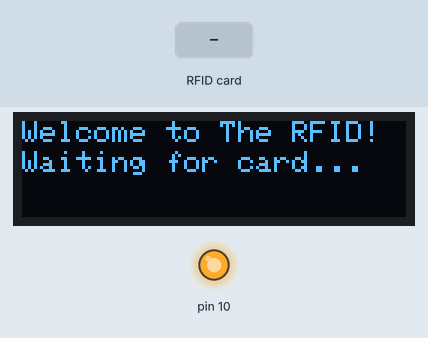
Recording of a sketch running on a simulated Arduino Uno, built with avr-gcc and run on an emulated ATmega328P. Parts: 128×32 one-colour display, output pins drawn as LEDs (lit = HIGH). The test bench sets the inputs (shaded band). The display library's start-up logo is not drawn.

Above: at 3.3 s.
3.4 s: RFID card 5E 7A 19 C4 held to the reader
At 4.8 s:
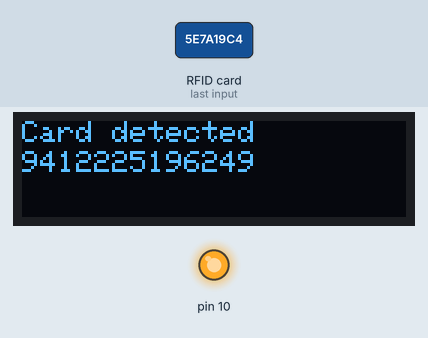
Timing chart, 0 to 6.4 s (numbered marks = the images above; inputs shaded):
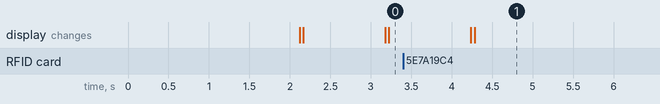

The sketch:

main.ino
```cpp
#include <SPI.h>
#include <Wire.h>
#include <RFID.h>
#include <Adafruit_GFX.h>
#include <Adafruit_SSD1306.h>

#define SDA_DIO 9
#define RESET_DIO 8

#define SCREEN_WIDTH 128 // OLED display width, in pixels
#define SCREEN_HEIGHT 32 // OLED display height, in pixels
#define OLED_RESET     4 // Reset pin # (or -1 if sharing Arduino reset pin)

RFID RC522(SDA_DIO, RESET_DIO);
Adafruit_SSD1306 display(SCREEN_WIDTH, SCREEN_HEIGHT, &Wire, OLED_RESET);

void initializeDisplay() {
  if (!display.begin(SSD1306_SWITCHCAPVCC, 0x3C)) {
    Serial.println(F("SSD1306 allocation failed"));
    for (;;);
  }

  display.display();
  delay(2000);

  display.clearDisplay();
  display.setTextSize(1);
  display.setTextColor(WHITE); // Draw white text
  display.cp437(true);
  display.display();
}

void displayText(bool cd = false, int line = 0, int pos = 0, String text = "Loading...", int d = 0) {
  if (cd) {
    display.clearDisplay();
  }
  display.setCursor(line, pos);
  display.println(text);
  display.display();

  if (d) {
    delay(d);
  }
}

String getCardSerial(RFID rfid) {
  rfid.readCardSerial();

  String cardNo = "";
  for (int i = 0; i < 5; i++) {
    cardNo.concat(rfid.serNum[i]);
  }

  return cardNo;
}

void setWelcomeText() {
  displayText(true, 0, 0, "Welcome to The RFID!");
  displayText(false, 0, 10, "Waiting for card...");
}

void setup()
{
  Serial.begin(9600);
  initializeDisplay();
  SPI.begin();

  RC522.init();

  setWelcomeText();
}


void loop()
{
  if (RC522.isCard())
  {
    displayText(true, 0, 0, "Card detected");
    displayText(false, 0, 10, getCardSerial(RC522), 3000);
  }

  delay(1000);
  setWelcomeText();
}
```

Measured:
- after the input at 3.4 s, the display: first differs from a run without the input after 0.88 s (image 1)
